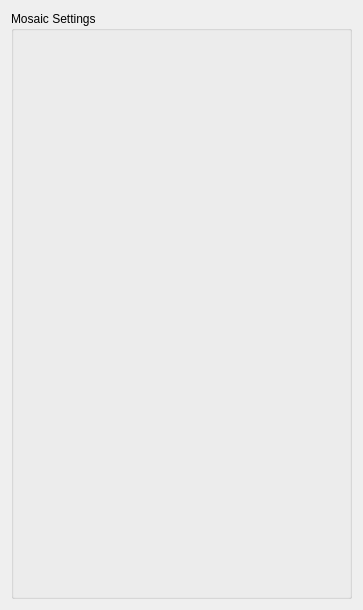
<?xml version="1.0" encoding="UTF-8"?>
<ui version="4.0">
 <class>MosaicPattern</class>
 <widget class="QWidget" name="MosaicPattern">
  <property name="geometry">
   <rect>
    <x>0</x>
    <y>0</y>
    <width>363</width>
    <height>610</height>
   </rect>
  </property>
  <property name="windowTitle">
   <string>Form</string>
  </property>
  <layout class="QVBoxLayout" name="verticalLayout">
   <item>
    <layout class="QVBoxLayout" name="layoutPlaceholder"/>
   </item>
   <item>
    <widget class="QGroupBox" name="groupBox">
     <property name="title">
      <string>Mosaic Settings</string>
     </property>
     <layout class="QVBoxLayout" name="verticalLayout_2">
      <item>
       <layout class="QHBoxLayout" name="pictureSettingsPlaceholder"/>
      </item>
      <item>
       <layout class="QHBoxLayout" name="pictureShadowPlaceholder"/>
      </item>
      <item>
       <spacer name="verticalSpacer">
        <property name="orientation">
         <enum>Qt::Vertical</enum>
        </property>
        <property name="sizeHint" stdset="0">
         <size>
          <width>20</width>
          <height>537</height>
         </size>
        </property>
       </spacer>
      </item>
     </layout>
    </widget>
   </item>
  </layout>
 </widget>
 <resources/>
 <connections/>
</ui>
